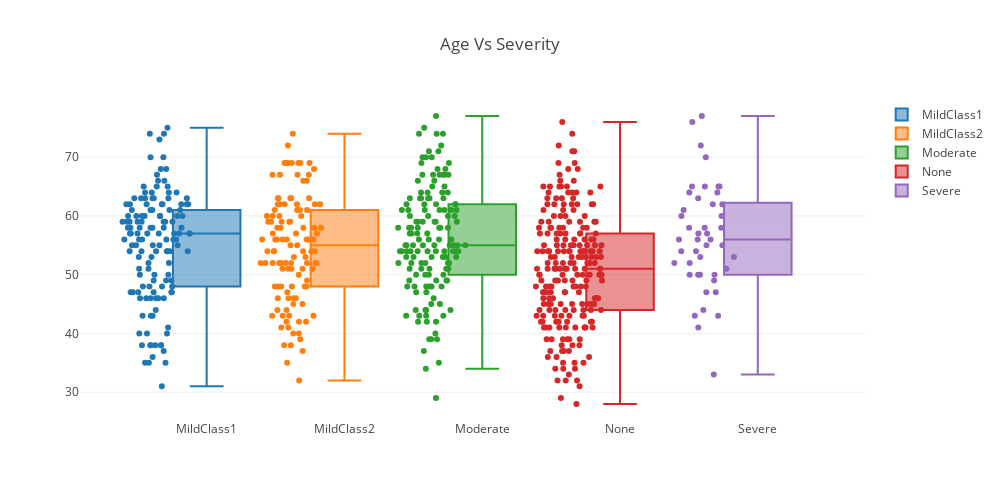

This figure's notebook cell:
### Markdown cell above
### Age vs Severity

### Code cell
trace1 = go.Box(y = train.age[train.Severity=='MildClass1'],name = 'MildClass1',
                boxpoints = 'all',jitter = 1
               )
# boxpoints is used to specify the points to plot
# jitter is used to specify how far from each should the points be
trace2 = go.Box(y = train.age[train.Severity=='MildClass2'],name= 'MildClass2',
               boxpoints = 'all',jitter = 1
               )
trace3 = go.Box(y = train.age[train.Severity=='Moderate'],name= 'Moderate',
               boxpoints = 'all',jitter = 1
               )
trace4 = go.Box(y = train.age[train.Severity=='None'],name= 'None',
               boxpoints = 'all',jitter = 1
               )
trace5 = go.Box(y = train.age[train.Severity=='Severe'],name= 'Severe',
               boxpoints = 'all',jitter = 1
               )
data = [trace1,trace2,trace3,trace4,trace5]
layout = go.Layout(width = 1000,
                   height = 500,title = 'Age Vs Severity')
fig = go.Figure(data=data,layout = layout)
iplot(fig)

### Figure 1 — Plotly figure (JSON) as saved in the notebook; plotly's stock layout.template omitted (floating-point values rounded to 4 significant figures; data arrays with more than 128 entries replaced by an {"elided": "..."} marker saying what was removed)
{"data": [{"boxpoints": "all", "jitter": 1, "name": "MildClass1", "type": "box", "uid": "bb23a1ff-8624-45ba-a757-d55e84e6b855", "y": {"elided": "136 int values"}}, {"boxpoints": "all", "jitter": 1, "name": "MildClass2", "type": "box", "uid": "6f41a627-5e75-4e08-a5e2-46eebe4ac3f2", "y": [58, 52, 55, 56, 56, 44, 37, 48, 57, 67, 61, 69, 58, 58, 56, 63, 67, 47, 58, 62, 38, 32, 59, 46, 52, 54, 62, 61, 35, 54, 41, 46, 43, 45, 42, 42, 48, 48, 60, 52, 63, 54, 42, 69, 62, 52, 46, 43, 62, 66, 60, 69, 53, 46, 63, 45, 58, 68, 48, 56, 56, 56, 44, 38, 60, 59, 60, 54, 69, 72, 52, 56, 62, 59, 69, 66, 67, 54, 51, 74, 54, 57, 48, 56, 52, 43, 39, 41, 59, 50, 59, 52, 40, 63, 61, 52, 51, 49, 55, 52, 53, 56, 52, 61, 58, 69, 69, 51, 48, 51, 57, 40, 63, 52, 51, 67, 43, 62]}, {"boxpoints": "all", "jitter": 1, "name": "Moderate", "type": "box", "uid": "5776ef7a-20df-444c-ae50-56af9996670e", "y": {"elided": "147 int values"}}, {"boxpoints": "all", "jitter": 1, "name": "None", "type": "box", "uid": "093df472-6278-4c28-b808-a02cfe4ffa70", "y": {"elided": "228 int values"}}, {"boxpoints": "all", "jitter": 1, "name": "Severe", "type": "box", "uid": "9be5d233-6c36-454c-8525-1d34a440b442", "y": [50, 70, 62, 65, 49, 77, 62, 50, 64, 47, 55, 58, 57, 50, 41, 51, 76, 58, 44, 60, 33, 56, 65, 60, 47, 61, 52, 52, 53, 64, 54, 63, 53, 43, 57, 54, 56, 43, 58, 56, 65, 65, 72, 50, 55]}], "layout": {"height": 500, "title": {"text": "Age Vs Severity"}, "width": 1000}}
